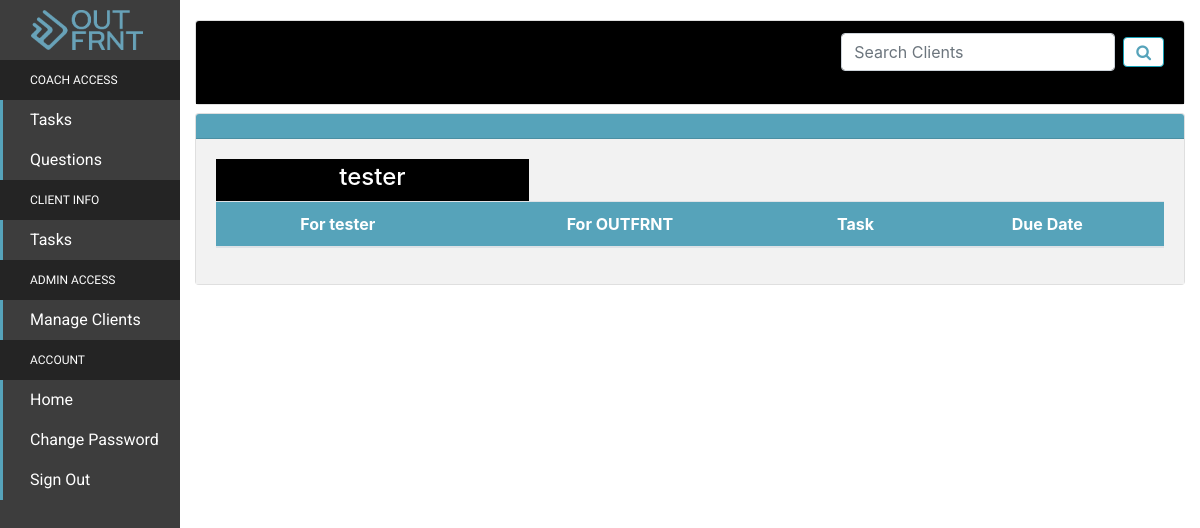
The app's page /view-client-tasks/ (signed in), older data.
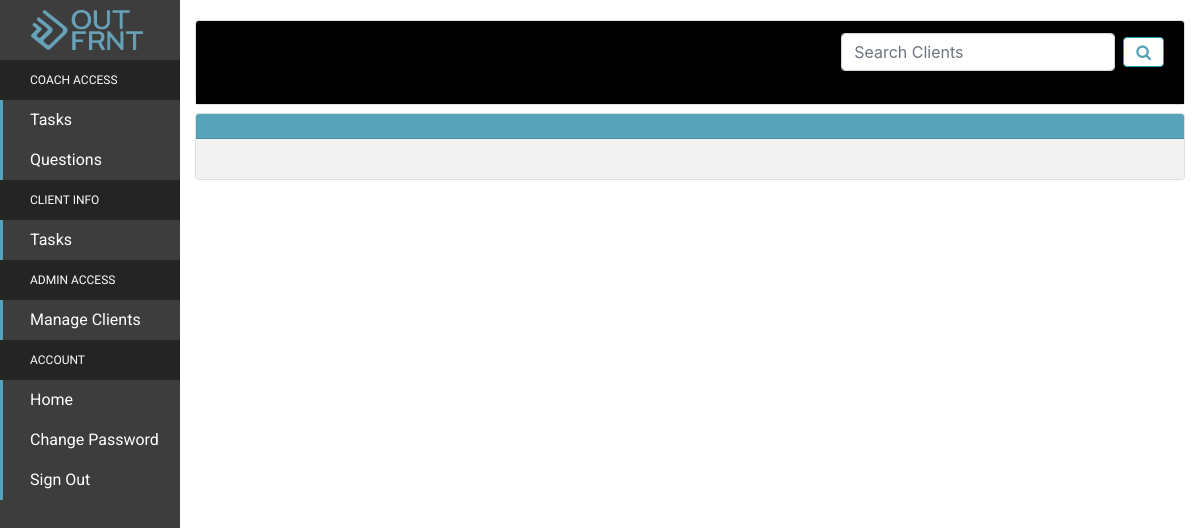
The same page, newer data.
### accounts/models.py (models this page shows, shortened)
class User(AbstractBaseUser, PermissionsMixin):
    email = models.EmailField(verbose_name = ('email'), max_length = 60, unique = True)
    username = models.CharField(max_length = 30, unique = True)
    date_joined = models.DateTimeField(verbose_name = 'date joined', auto_now_add = True)
    last_login = models.DateTimeField(verbose_name = 'last login',auto_now = True)
    is_staff = models.BooleanField(default=False)
    is_admin = models.BooleanField(default = False)
    is_superuser = models.BooleanField(default = False)
    is_coach = models.BooleanField(default = False)
    is_client = models.BooleanField(default = False)
    is_newclient = models.BooleanField(default = False)
    is_prospect = models.BooleanField(default = True)
    objects = UserManager()
    completed_P1 = models.BooleanField(default = False)
    completed_P2 = models.BooleanField(default = False)
    completed_P3 = models.BooleanField(default = False)
    completed_P4 = models.BooleanField(default = False)
    completed_P5 = models.BooleanField(default = False)
    completed_P6 = models.BooleanField(default = False)
    categories_answered = models.IntegerField(default = 0)
    USERNAME_FIELD = 'email'
    REQUIRED_FIELDS = ['username']

### calendarapp/views.py (the view)
# urls.py: path('view-client-tasks/', views.view_client_tasks, name ='view-tasks'),
@login_required(login_url = '/signin/')
def view_client_tasks(request):
    if request.user.is_coach:
        clients = User.objects.all()
        tasks = Event.objects.all()
        if 'search-key' in request.GET:
            search = request.GET['search-key']
            variables = {
                'users': User.objects.filter(username = search),
                'tasks':tasks
            }
            return render(request,'coach/viewclienttasks.html', variables)
        else:
            variables = {
            'users': clients,
            'tasks':tasks,
            }
        return render(request,'coach/viewclienttasks.html', variables)
    else:
        return home(request)

### calendarapp/models.py (called while the page is built)
    @property
    def is_due(self):
        return datetime.now() > self.end_time

### templates/coach/viewclienttasks.html (shortened to what this page needs)
{% extends 'coachsidebar.html'%}
{% load static %}
{% block content %}
<link rel = "stylesheet" type="text/css" href="https://maxcdn.bootstrapcdn.com/font-awesome/4.7.0/css/font-awesome.min.css" />
<div class = "card">
    <h5 class="card-header" >
        <div style = "float:right;" >
            <form class = "form-inline">
            <input  class = "form-control mr-sm-2" name = "search-key" type = "search" placeholder = "Search Clients" aria-label = "Search">
            <button style = "background:white" class = "btn btn-info right" type = "submit"><i style = "color:#56a3ba" class = "fa fa-search" aria-hidden = "true"></i></button>
            </form>
        </div>
    </h5>
</div>
<div>
<div>
    <div class = "card">
        <h5 class = "card-header" style = "background:#56a3ba"></h5>
        <div class = "card-body">
        <p class = "card-text">
            {% for user in users %}
            {% if user.is_client %}
            <table class="table table-hover">
            <thead>
                <tr>
                    <th class = "row-header" scope = "col"> For {{user.username}} </th>
                    <th class = "row-header" scope = "col"> For OUTFRNT </th>
                    <th class = "row-header" scope = "col"> Task</th>
                    <th class = "row-header" scope = "col"> Due Date </th>
                </tr>
            </thead>
            <tbody>
                <div class = "client-header">
                    <h4> {{ user.username }} </h4>
                </div>
                {% endif %}
                {% endfor %}
            </tbody>
        </p>
    </div>
</div>
{% endblock %}

Row changes from the older to the newer data that the page shows:
no longer on this page (row edited): User: username "tester"
